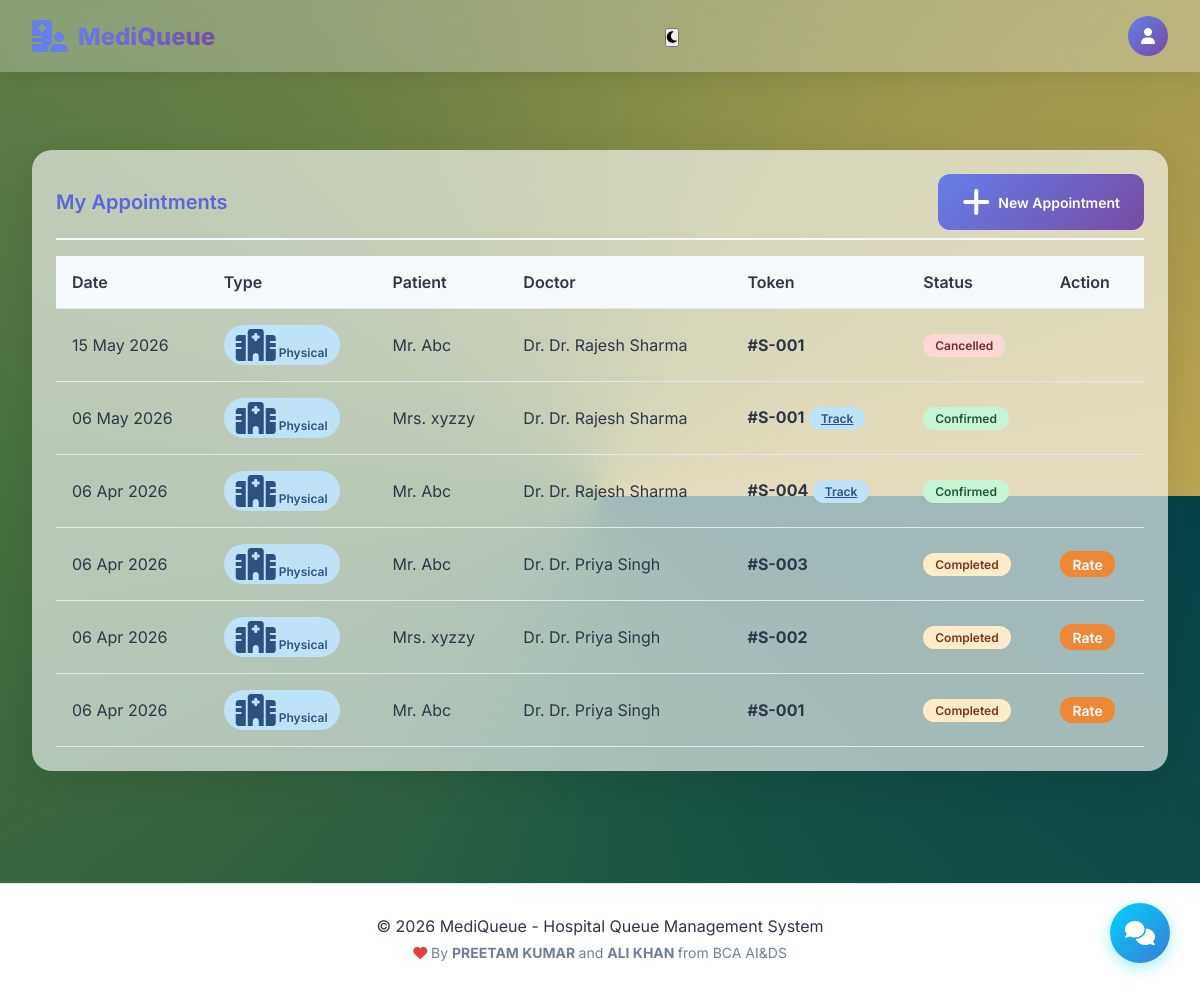
The page /patient/my_appointments.php (signed in) on the database its author committed.
### tables this page shows
CREATE TABLE `appointments` (
  `appointment_id` int(11) NOT NULL,
  `patient_id` int(11) NOT NULL,
  `doctor_id` int(11) NOT NULL,
  `appointment_date` date NOT NULL,
  `appointment_time` time DEFAULT NULL,
  `status` enum('pending','confirmed','completed','cancelled') DEFAULT 'pending',
  `is_emergency` tinyint(1) DEFAULT 0,
  `created_at` timestamp NOT NULL DEFAULT current_timestamp()
);

CREATE TABLE `patients` (
  `patient_id` int(11) NOT NULL,
  `user_id` int(11) DEFAULT NULL,
  `full_name` varchar(100) NOT NULL,
  `gender` enum('Male','Female','Other') NOT NULL,
  `age` int(11) NOT NULL,
  `relation` varchar(50) DEFAULT NULL,
  `phone` varchar(15) DEFAULT NULL,
  `is_senior` tinyint(1) DEFAULT 0,
  `created_at` timestamp NOT NULL DEFAULT current_timestamp()
);

CREATE TABLE `doctors` (
  `doctor_id` int(11) NOT NULL,
  `user_id` int(11) DEFAULT NULL,
  `full_name` varchar(100) NOT NULL,
  `department_id` int(11) NOT NULL,
  `specialization` varchar(100) DEFAULT NULL,
  `consultation_time` int(11) DEFAULT 10,
  `is_available` tinyint(1) DEFAULT 1,
  `created_at` timestamp NOT NULL DEFAULT current_timestamp()
);

### patient/my_appointments.php (the view, shortened to what this page needs)
<?php
require_once '../config/db.php';
$user_id = $_SESSION['user_id'];
$stmt = $pdo->prepare("
    SELECT a.*, d.full_name as doctor_name, p.full_name as patient_name,
           t.token_number, t.status as token_status, t.token_id
    FROM appointments a
    JOIN doctors d ON a.doctor_id = d.doctor_id
    JOIN patients p ON a.patient_id = p.patient_id
    LEFT JOIN tokens t ON a.appointment_id = t.appointment_id
    WHERE p.user_id = ?
    ORDER BY a.appointment_date DESC, a.created_at DESC
");
$stmt->execute([$user_id]);
$appointments = $stmt->fetchAll();
include '../includes/header.php';
?>
<div class="box" style="margin-top: 70px; margin-top:70px;">
    <div class="box-header">
        <h2 class="box-title">My Appointments</h2>
        <a href="book_appointment.php" class="btn btn-primary"><i class="fas fa-plus"></i> New Appointment</a>
    </div>
    <?php if (empty($appointments)): ?>
        <div style="text-align: center; padding: 3rem;">
            <i class="fas fa-calendar-times" style="font-size: 3rem; color: #a0aec0;"></i>
            <p style="margin-top: 1rem;">No appointments found.</p>
            <a href="book_appointment.php" class="btn btn-primary">Book Your First Appointment</a>
        </div>
    <?php else: ?>
        <div class="table-container">
            <table class="table">
                <thead>
                    <tr>
                        <th>Date</th>
                        <th>Type</th>
                        <th>Patient</th>
                        <th>Doctor</th>
                        <th>Token</th>
                        <th>Status</th>
                        <th>Action</th>
                    </tr>
                </thead>
                <tbody>
                    <?php foreach ($appointments as $row):
                        $con_type = ($row['consultation_type'] ?? 'physical') === 'video' ? 'video' : 'physical';
                    ?>
                    <tr>
                        <td><?php echo date('d M Y', strtotime($row['appointment_date'])); ?></td>
                        <td>
                            <?php if ($con_type === 'video'): ?>
                                <span class="badge badge-success"><i class="fas fa-video"></i> Video</span>
                            <?php else: ?>
                                <span class="badge badge-info"><i class="fas fa-hospital"></i> Physical</span>
                            <?php endif; ?>
                        </td>
                        <td><?php echo htmlspecialchars($row['patient_name']); ?></td>
                        <td>Dr. <?php echo htmlspecialchars($row['doctor_name']); ?></td>
                        <td>
                            <?php if ($row['token_number']): ?>
                                <strong>#<?php echo $row['token_number']; ?></strong>
                                <?php if ($row['token_status'] == 'waiting'): ?>
                                    <a href="my_token.php" class="badge badge-info">Track</a>
                                <?php endif; ?>
                            <?php else: ?>
                                --
                            <?php endif; ?>
                        </td>
                        <td>
                            <span class="badge badge-<?php echo $row['status'] == 'confirmed' ? 'success' : ($row['status'] == 'cancelled' ? 'danger' : 'warning'); ?>">
                                <?php echo ucfirst($row['status']); ?>
                            </span>
                        </td>
                        <td>
                            <?php if ($row['status'] == 'completed' && !isset($row['feedback_id'])): ?>
                                <a href="feedback.php?appointment=<?php echo $row['appointment_id']; ?>" class="btn btn-warning" style="padding: 0.3rem 0.8rem;">Rate</a>
                            <?php endif; ?>
                        </td>
                    </tr>
                    <?php endforeach; ?>
                </tbody>
            </table>
        </div>
    <?php endif; ?>
</div>
<?php include '../includes/footer.php'; ?>

### assets/css/style.css (style rules this page uses)
:root { --primary: #667eea; --primary-dark: #5a67d8; --secondary: #764ba2; --success: #48bb78; --warning: #ed8936; --danger: #f56565; --dark: #2d3748; --light: #f7fafc; --gray: #a0aec0; }
* { margin: 0; padding: 0; box-sizing: border-box; }
body { font-family: 'Inter', sans-serif; background: conic-gradient(from 90deg, #07444a 0.000deg, #1c5842 90.000deg, #477040 180.000deg, #808a46 270.000deg, #bca552 360.000deg); min-height: 100vh; background-repeat: repeat; background-size: auto 100%; color: var(--dark); }
.btn { padding: 0.75rem 1.5rem; border: none; border-radius: 12px; font-weight: 600; cursor: pointer; transition: all 0.3s; display: inline-flex; align-items: center; gap: 0.5rem; text-decoration: none; font-size: 0.875rem; }
.btn-primary { background: linear-gradient(135deg, #667eea, #764ba2); color: white; }
.btn-warning { background: #ed8936; color: white; }
.table-container { overflow-x: auto; }
.table { width: 100%; border-collapse: collapse; }
.table th, .table td { padding: 1rem; text-align: left; border-bottom: 1px solid #e2e8f0; }
.table th { background: #f7fafc; font-weight: 600; color: #2d3748; }
.badge { display: inline-block; padding: 0.25rem 0.75rem; border-radius: 50px; font-size: 0.75rem; font-weight: 600; }
.badge-success { background: #c6f6d5; color: #22543d; }
.badge-warning { background: #feebc8; color: #7b341e; }
.badge-danger { background: #fed7d7; color: #742a2a; }
.badge-info { background: #bee3f8; color: #2c5282; }
.box { background: rgba(255, 255, 255, 0.619); border-radius: 20px; padding: 1.5rem; box-shadow: 0 10px 40px rgba(0, 0, 0, 0.1); transition: transform 0.3s, box-shadow 0.3s; margin-bottom: 2rem; }
.box-header { display: flex; justify-content: space-between; align-items: center; margin-bottom: 1rem; padding-bottom: 0.5rem; border-bottom: 2px solid var(--light); }
.box-title { font-size: 1.25rem; font-weight: 600; color: var(--primary-dark); }
.box i { font-size:2rem; }
.btn { padding: 0.75rem 1.5rem; border: none; border-radius: 12px; font-weight: 600; cursor: pointer; transition: all 0.3s; font-size: 0.875rem; display: inline-flex; align-items: center; gap: 0.5rem; text-decoration: none; }
.btn-primary { background: linear-gradient(135deg, var(--primary), var(--secondary)); color: white; }
.btn-warning { background: var(--warning); color: white; }
.table th { background: var(--light); font-weight: 600; color: var(--dark); }
* { scrollbar-width: thin; scrollbar-color: var(--gray) var(--light); }

### rows shown on the page
appointments: appointment_date "15 May 2026", patient.full_name "Mr. Abc", doctor.full_name "Dr. Rajesh Sharma", tokens.token_number "S-001", status "Cancelled"
appointments: appointment_date "06 May 2026", patient.full_name "Mrs. xyzzy", doctor.full_name "Dr. Rajesh Sharma", tokens.token_number "S-001", shows "Track", status "Confirmed"
appointments: appointment_date "06 Apr 2026", patient.full_name "Mr. Abc", doctor.full_name "Dr. Rajesh Sharma", tokens.token_number "S-004", shows "Track", status "Confirmed"
appointments: appointment_date "06 Apr 2026", patient.full_name "Mr. Abc", doctor.full_name "Dr. Priya Singh", tokens.token_number "S-003", status "Completed"
appointments: appointment_date "06 Apr 2026", patient.full_name "Mrs. xyzzy", doctor.full_name "Dr. Priya Singh", tokens.token_number "S-002", status "Completed"
appointments: appointment_date "06 Apr 2026", patient.full_name "Mr. Abc", doctor.full_name "Dr. Priya Singh", tokens.token_number "S-001", status "Completed"
